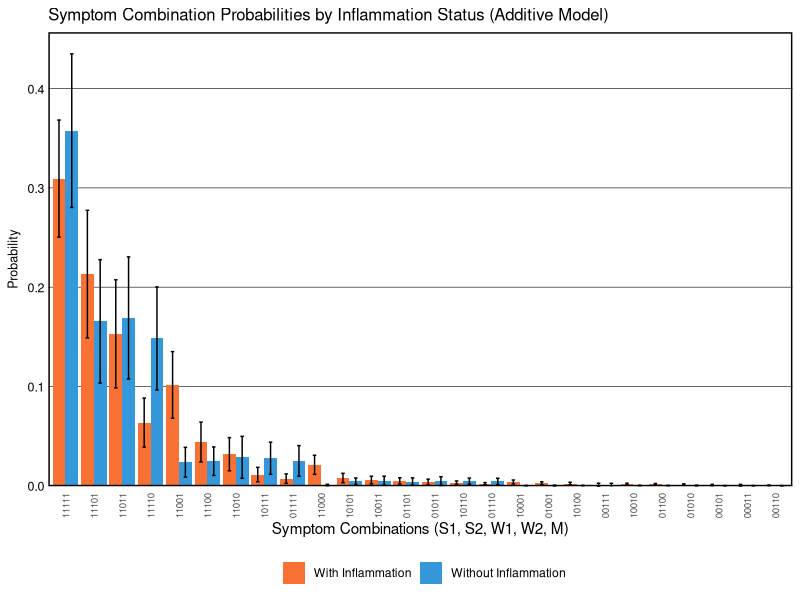

Generate this figure with R:
## ---- chunk 1

## ---- chunk 2
# Load required packages
library(tidyverse)
library(mvtnorm)
library(MASS)
library(flextable)
library(officer)
## ---- chunk 3
# Setting seed for reproducibility
set.seed(123)

# Combinations of binary criteria
combinations <- expand.grid(c(0,1), c(0,1), c(0,1), c(0,1), c(0,1))
## ---- chunk 4
# Function to ensure the values fall between 0 and 4
rescale <- function(x) {
  min_val <- min(x)
  max_val <- max(x)
  return((x - min_val) / (max_val - min_val) * 4)
}
## ---- chunk 5
generate_correlated_binary <- function(n, p1, p2, cor) {
  means <- c(0, 0)
  sigma <- matrix(c(1, cor, cor, 1), 2, 2)
  bvn <- mvrnorm(n, mu = means, Sigma = sigma)
  
  threshold_L <- qnorm(1 - p1)
  threshold_I <- qnorm(1 - p2)
  
  L <- ifelse(bvn[,1] > threshold_L, 1, 0)
  I <- ifelse(bvn[,2] > threshold_I, 1, 0)
  
  return(data.frame(L = L, I = I))
}
## ---- chunk 6
# Number of individuals and simulations
n <- 10000
n_sims <- 100

# Matrices to accumulate the results of each simulation
results_WITH_inflammation <- matrix(0, ncol = 2^5, nrow = n_sims)
results_WITHOUT_inflammation <- matrix(0, ncol = 2^5, nrow = n_sims)

# Vectors to track sample sizes
n_WITH_inflammation <- numeric(n_sims)
n_WITHOUT_inflammation <- numeric(n_sims)

# Vectors to track symptom severity means
severity_WITH_inflammation <- numeric(n_sims)
severity_WITHOUT_inflammation <- numeric(n_sims)
## ---- chunk 7
for(sim in 1:n_sims) {
  # NEW: Generate correlated binary latent variables L (PTSD) and I (Inflammation)
  latent_vars <- generate_correlated_binary(n, p1 = 0.8, p2 = 0.5, cor = 0.6)
  L <- latent_vars$L
  I <- latent_vars$I
  
# NEW: Simulate symptoms with BOTH L and I effects (additive model)
  # I factors are adjustable based on theoretical assumptions
  
  # Strong indicators - react strongly to PTSD, moderately to Inflammation
  S1 <- rescale(2.0 * L + 0.6 * I + rnorm(n, mean=2, sd=0.5))
  S2 <- rescale(1.8 * L + 0.5 * I + rnorm(n, mean=2, sd=0.5))
  
  # Medium indicator - reacts moderately to both
  M <- rescale(1.2 * L + 0.7 * I + rnorm(n, mean=2, sd=0.8))
  
  # Weak indicators - react weakly to PTSD, varied response to Inflammation
  W1 <- rescale(0.6 * L + 0.5 * I + rnorm(n, mean=2, sd=1))
  W2 <- rescale(0.4 * L + 0.3 * I + rnorm(n, mean=2, sd=1))
  
  
  # Combine into a data frame
  data <- data.frame(L, I, S1, S2, W1, W2, M)
  
  # Creating binary variables for all indicators
  data <- data %>%
    mutate(
      S1_positive = S1 >= 2,
      S2_positive = S2 >= 2,
      W1_positive = W1 >= 2,
      W2_positive = W2 >= 2,
      M_positive = M >= 2
    )
  
  # Calculate a new column that counts how many criteria are met for each individual
  data <- data %>%
    mutate(criteria_met = S1_positive + S2_positive + 
                          W1_positive + W2_positive + 
                          M_positive)
  
# Filter the dataset to keep only those individuals that meet at least 2 criteria
filtered_data <- data %>%
    filter(criteria_met >= 2)
  
# Calculate symptom severity (sum of all 5 symptom ratings)
filtered_data <- filtered_data %>%
  mutate(severity = S1 + S2 + M + W1 + W2)

# Split into inflammation groups
filtered_WITH_I <- filtered_data %>% filter(I == 1)
filtered_WITHOUT_I <- filtered_data %>% filter(I == 0)

# === Severity-based sampling for equal groups ===
# Calculate mean and SD of severity in inflammation group
mean_severity_WITH <- mean(filtered_WITH_I$severity)
sd_severity_WITH <- sd(filtered_WITH_I$severity)

# Define selection range: mean ± 0.5 SD
lower_bound <- mean_severity_WITH - 0.5 * sd_severity_WITH
upper_bound <- mean_severity_WITH + 0.5 * sd_severity_WITH

# Select non-inflammation individuals within this severity range
filtered_WITHOUT_I_eligible <- filtered_WITHOUT_I %>%
  filter(severity >= lower_bound & severity <= upper_bound)

# Determine sample size (minimum of both groups)
n_sample <- min(nrow(filtered_WITH_I), nrow(filtered_WITHOUT_I_eligible))

# Random sample from both groups to get equal sizes
if(n_sample > 5) {
  filtered_WITH_I <- filtered_WITH_I %>% sample_n(n_sample)
  filtered_WITHOUT_I <- filtered_WITHOUT_I_eligible %>% sample_n(n_sample)
}

# Track sample sizes
n_WITH_inflammation[sim] <- nrow(filtered_WITH_I)
n_WITHOUT_inflammation[sim] <- nrow(filtered_WITHOUT_I)

# Track severity means (to verify matching worked)
severity_WITH_inflammation[sim] <- mean(filtered_WITH_I$severity)
severity_WITHOUT_inflammation[sim] <- mean(filtered_WITHOUT_I$severity)
  
# === Calculate for WITH inflammation group ===
if(nrow(filtered_WITH_I) > 5) {  # Need sufficient data for covariance
    cov_matrix_WITH <- cov(filtered_WITH_I[, c("S1", "S2", "W1", "W2", "M")])
    means_WITH <- colMeans(filtered_WITH_I[, c("S1", "S2", "W1", "W2", "M")])
    
    for(i in 1:nrow(combinations)){
      lower <- as.numeric(ifelse(combinations[i,] == 1, 2, -Inf))
      upper <- as.numeric(ifelse(combinations[i,] == 1, Inf, 2))
      results_WITH_inflammation[sim, i] <- pmvnorm(lower = lower, 
                                                   upper = upper, 
                                                   mean = means_WITH, 
                                                   sigma = cov_matrix_WITH)
    }
}
  
# === Calculate for WITHOUT inflammation group ===
if(nrow(filtered_WITHOUT_I) > 5) {  # Need sufficient data for covariance
    cov_matrix_WITHOUT <- cov(filtered_WITHOUT_I[, c("S1", "S2", "W1", "W2", "M")])
    means_WITHOUT <- colMeans(filtered_WITHOUT_I[, c("S1", "S2", "W1", "W2", "M")])
    
    for(i in 1:nrow(combinations)){
      lower <- as.numeric(ifelse(combinations[i,] == 1, 2, -Inf))
      upper <- as.numeric(ifelse(combinations[i,] == 1, Inf, 2))
      results_WITHOUT_inflammation[sim, i] <- pmvnorm(lower = lower, 
                                                      upper = upper, 
                                                      mean = means_WITHOUT, 
                                                      sigma = cov_matrix_WITHOUT)
    }
  }
}
## ---- chunk 8
# === Process results for WITH inflammation group ===
derived_probs_WITH <- data.frame(
  Combination = paste(combinations[,1], 
                      combinations[,2], 
                      combinations[,3], 
                      combinations[,4], 
                      combinations[,5], sep=""),
  Mean_Probability = apply(results_WITH_inflammation, 2, mean),
  SD_Probability = apply(results_WITH_inflammation, 2, sd),
  Group = "With Inflammation")

# === Process results for WITHOUT inflammation group ===
derived_probs_WITHOUT <- data.frame(
  Combination = paste(combinations[,1], 
                      combinations[,2], 
                      combinations[,3], 
                      combinations[,4], 
                      combinations[,5], sep=""),
  Mean_Probability = apply(results_WITHOUT_inflammation, 2, mean),
  SD_Probability = apply(results_WITHOUT_inflammation, 2, sd),
  Group = "Without Inflammation")

# Combine both groups
derived_probs_combined <- rbind(derived_probs_WITH, derived_probs_WITHOUT)

# Determine which combinations meet 2 out of 5 criteria
derived_probs_combined$MeetsCriteria <- ifelse(rowSums(combinations) >= 2, TRUE, FALSE)

# Filter to only include combinations that meet the criteria
filtered_probs_combined <- derived_probs_combined %>% 
  filter(MeetsCriteria) %>%
  arrange(Group, desc(Mean_Probability))

# Add abbreviations for x-axis
# We'll rank combinations by their average probability across both groups
avg_probs <- derived_probs_combined %>%
  filter(MeetsCriteria) %>%
  group_by(Combination) %>%
  summarise(Avg = mean(Mean_Probability)) %>%
  arrange(desc(Avg))

filtered_probs_combined$Rank <- match(filtered_probs_combined$Combination, avg_probs$Combination)

# Report average sample sizes
cat("Average sample sizes across simulations:\n")
cat("With Inflammation:", round(mean(n_WITH_inflammation), 1), "\n")
cat("Without Inflammation:", round(mean(n_WITHOUT_inflammation), 1), "\n")

# Report average symptom severity (to verify groups are matched)
cat("\nAverage symptom severity across simulations:\n")
cat("With Inflammation:", round(mean(severity_WITH_inflammation), 2), "\n")
cat("Without Inflammation:", round(mean(severity_WITHOUT_inflammation), 2), "\n")
## ---- chunk 9
# Add MeetsCriteria column to individual dataframes
derived_probs_WITH$MeetsCriteria <- ifelse(rowSums(combinations) >= 2, TRUE, FALSE)
derived_probs_WITHOUT$MeetsCriteria <- ifelse(rowSums(combinations) >= 2, TRUE, FALSE)

# Show ALL results for WITH inflammation
cat("\n=== WITH INFLAMMATION (all combinations meeting criteria) ===\n")
print(derived_probs_WITH %>% 
        filter(MeetsCriteria) %>% 
        arrange(desc(Mean_Probability)))

# Show ALL results for WITHOUT inflammation
cat("\n=== WITHOUT INFLAMMATION (all combinations meeting criteria) ===\n")
print(derived_probs_WITHOUT %>% 
        filter(MeetsCriteria) %>% 
        arrange(desc(Mean_Probability)))
## ---- chunk 10
# Define the theme for the figure
Theme_Figure_1a <- 
  theme(
    plot.title = element_text(size=12),
    axis.title.y = element_text(size=9, 
                                margin = margin(t = 0, r = 0, b = 0, l = 0)),
    axis.text.x = element_text(size = 7, angle = 90, hjust = 1, vjust = 0.5),
    axis.text.y = element_text(size=9, 
                               color = "black", 
                               margin = margin(t = 0, r = 0, b = 0, l = 5)),
    axis.ticks = element_blank(),
    panel.grid.major.x = element_blank(), 
    panel.grid.major.y = element_line(size=.2, 
                                      color="black"), 
    panel.grid.minor.y = element_blank(), 
    panel.border = element_rect(colour = "black", 
                                fill=NA, 
                                size=1),
    panel.background = element_rect(fill = "white"),
    legend.position = "bottom")

# Plot with two colors
ggplot(filtered_probs_combined, aes(x = reorder(Combination, -Mean_Probability), 
                                     y = Mean_Probability,
                                     fill = Group)) +
  geom_bar(stat = "identity", position = position_dodge(width = 0.9)) +
  geom_errorbar(aes(ymin = Mean_Probability - SD_Probability, 
                    ymax = Mean_Probability + SD_Probability), 
                position = position_dodge(width = 0.9),
                width = 0.25) +
  scale_fill_manual(values = c("With Inflammation" = "#F97134", 
                                "Without Inflammation" = "#3498db")) +
  scale_y_continuous(expand = expansion(mult = c(0, 0.05))) +
  labs(title = "Symptom Combination Probabilities by Inflammation Status (Additive Model)", 
       x = "Symptom Combinations (S1, S2, W1, W2, M)", 
       y = "Probability",
       fill = "") + 
  Theme_Figure_1a
